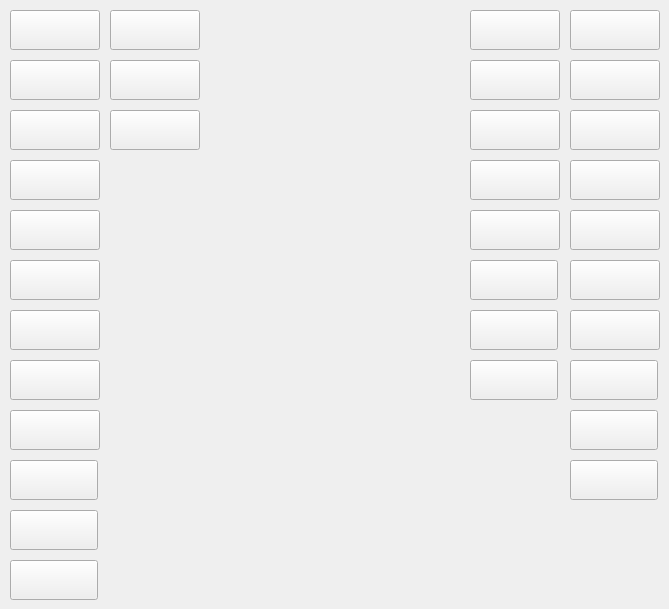
   <widget class="QWidget" name="tab_P_bis_Z">
    <attribute name="title">
     <string>Websides von P bis Z</string>
    </attribute>
    <widget class="QPushButton" name="Btn_Straplezz">
     <property name="geometry">
      <rect>
       <x>470</x>
       <y>60</y>
       <width>90</width>
       <height>40</height>
      </rect>
     </property>
     <property name="whatsThis">
      <string>Straplezz</string>
     </property>
     <property name="text">
      <string/>
     </property>
     <property name="iconSize">
      <size>
       <width>90</width>
       <height>40</height>
      </size>
     </property>
    </widget>
    <widget class="QPushButton" name="Btn_TeamSkeet">
     <property name="geometry">
      <rect>
       <x>570</x>
       <y>60</y>
       <width>90</width>
       <height>40</height>
      </rect>
     </property>
     <property name="font">
      <font>
       <pointsize>18</pointsize>
      </font>
     </property>
     <property name="whatsThis">
      <string>TeamSkeet</string>
     </property>
     <property name="text">
      <string/>
     </property>
     <property name="iconSize">
      <size>
       <width>90</width>
       <height>40</height>
      </size>
     </property>
    </widget>
    <widget class="QPushButton" name="Btn_TMW">
     <property name="geometry">
      <rect>
       <x>570</x>
       <y>110</y>
       <width>90</width>
       <height>40</height>
      </rect>
     </property>
     <property name="font">
      <font>
       <pointsize>18</pointsize>
      </font>
     </property>
     <property name="whatsThis">
      <string>TMW</string>
     </property>
     <property name="text">
      <string/>
     </property>
     <property name="iconSize">
      <size>
       <width>90</width>
       <height>40</height>
      </size>
     </property>
    </widget>
    <widget class="QPushButton" name="Btn_ThatSitcomShow">
     <property name="geometry">
      <rect>
       <x>570</x>
       <y>10</y>
       <width>90</width>
       <height>40</height>
      </rect>
     </property>
     <property name="font">
      <font>
       <pointsize>18</pointsize>
      </font>
     </property>
     <property name="whatsThis">
      <string>ThatSitcomShow</string>
     </property>
     <property name="text">
      <string/>
     </property>
     <property name="iconSize">
      <size>
       <width>90</width>
       <height>40</height>
      </size>
     </property>
    </widget>
    <widget class="QPushButton" name="Btn_SweetSinners">
     <property name="geometry">
      <rect>
       <x>470</x>
       <y>110</y>
       <width>90</width>
       <height>40</height>
      </rect>
     </property>
     <property name="font">
      <font>
       <pointsize>18</pointsize>
      </font>
     </property>
     <property name="whatsThis">
      <string>SweetSinners</string>
     </property>
     <property name="text">
      <string/>
     </property>
     <property name="iconSize">
      <size>
       <width>90</width>
       <height>40</height>
      </size>
     </property>
    </widget>
    <widget class="QPushButton" name="Btn_StepSiblings">
     <property name="geometry">
      <rect>
       <x>470</x>
       <y>10</y>
       <width>90</width>
       <height>40</height>
      </rect>
     </property>
     <property name="font">
      <font>
       <pointsize>18</pointsize>
      </font>
     </property>
     <property name="whatsThis">
      <string>StepSiblings</string>
     </property>
     <property name="text">
      <string/>
     </property>
     <property name="iconSize">
      <size>
       <width>90</width>
       <height>40</height>
      </size>
     </property>
    </widget>
    <widget class="QPushButton" name="Btn_SeeHIMfuck">
     <property name="geometry">
      <rect>
       <x>470</x>
       <y>160</y>
       <width>90</width>
       <height>40</height>
      </rect>
     </property>
     <property name="font">
      <font>
       <pointsize>18</pointsize>
      </font>
     </property>
     <property name="toolTip">
      <string>SeeHIMfuck</string>
     </property>
     <property name="whatsThis">
      <string>SeeHIMFuck</string>
     </property>
     <property name="text">
      <string/>
     </property>
     <property name="iconSize">
      <size>
       <width>90</width>
       <height>40</height>
      </size>
     </property>
    </widget>
    <widget class="QPushButton" name="Btn_TheWhiteBoxxx">
     <property name="geometry">
      <rect>
       <x>570</x>
       <y>160</y>
       <width>90</width>
       <height>40</height>
      </rect>
     </property>
     <property name="font">
      <font>
       <pointsize>18</pointsize>
      </font>
     </property>
     <property name="whatsThis">
      <string>TheWhiteBoxxx</string>
     </property>
     <property name="text">
      <string/>
     </property>
     <property name="iconSize">
      <size>
       <width>90</width>
       <height>40</height>
      </size>
     </property>
    </widget>
    <widget class="QPushButton" name="Btn_PornBox">
     <property name="geometry">
      <rect>
       <x>10</x>
       <y>60</y>
       <width>90</width>
       <height>40</height>
      </rect>
     </property>
     <property name="font">
      <font>
       <pointsize>18</pointsize>
      </font>
     </property>
     <property name="toolTip">
      <string>PornBox</string>
     </property>
     <property name="whatsThis">
      <string>PornBox</string>
     </property>
     <property name="text">
      <string/>
     </property>
     <property name="icon">
      <iconset resource="../resource_collection_files/studios.qrc">
       <normaloff>:/studios/networkLegalPorno/PornBox/pornbox.png</normaloff>:/studios/networkLegalPorno/PornBox/pornbox.png</iconset>
     </property>
     <property name="iconSize">
      <size>
       <width>90</width>
       <height>40</height>
      </size>
     </property>
    </widget>
    <widget class="QPushButton" name="Btn_PureTaboo">
     <property name="geometry">
      <rect>
       <x>10</x>
       <y>210</y>
       <width>90</width>
       <height>40</height>
      </rect>
     </property>
     <property name="font">
      <font>
       <pointsize>18</pointsize>
      </font>
     </property>
     <property name="whatsThis">
      <string>PureTaboo</string>
     </property>
     <property name="text">
      <string/>
     </property>
     <property name="iconSize">
      <size>
       <width>90</width>
       <height>40</height>
      </size>
     </property>
    </widget>
    <widget class="QPushButton" name="Btn_RealityJunkies">
     <property name="geometry">
      <rect>
       <x>110</x>
       <y>10</y>
       <width>90</width>
       <height>40</height>
      </rect>
     </property>
     <property name="font">
      <font>
       <pointsize>18</pointsize>
      </font>
     </property>
     <property name="whatsThis">
      <string>RealityJunkies</string>
     </property>
     <property name="text">
      <string/>
     </property>
     <property name="iconSize">
      <size>
       <width>90</width>
       <height>40</height>
      </size>
     </property>
    </widget>
    <widget class="QPushButton" name="Btn_Private">
     <property name="geometry">
      <rect>
       <x>10</x>
       <y>10</y>
       <width>90</width>
       <height>40</height>
      </rect>
     </property>
     <property name="font">
      <font>
       <pointsize>18</pointsize>
      </font>
     </property>
     <property name="whatsThis">
      <string>Private</string>
     </property>
     <property name="text">
      <string/>
     </property>
     <property name="iconSize">
      <size>
       <width>90</width>
       <height>40</height>
      </size>
     </property>
    </widget>
    <widget class="QPushButton" name="Btn_PornWorld">
     <property name="geometry">
      <rect>
       <x>10</x>
       <y>110</y>
       <width>90</width>
       <height>40</height>
      </rect>
     </property>
     <property name="font">
      <font>
       <pointsize>18</pointsize>
      </font>
     </property>
     <property name="toolTip">
      <string>PornWorld</string>
     </property>
     <property name="statusTip">
      <string>PornWorld</string>
     </property>
     <property name="whatsThis">
      <string>PornWorld</string>
     </property>
     <property name="text">
      <string/>
     </property>
     <property name="icon">
      <iconset resource="../resource_collection_files/studios.qrc">
       <normaloff>:/studios/networkLegalPorno/PornWorld/pornworld.png</normaloff>:/studios/networkLegalPorno/PornWorld/pornworld.png</iconset>
     </property>
     <property name="iconSize">
      <size>
       <width>90</width>
       <height>40</height>
      </size>
     </property>
    </widget>
    <widget class="QPushButton" name="Btn_PerfectGonzo">
     <property name="geometry">
      <rect>
       <x>10</x>
       <y>160</y>
       <width>90</width>
       <height>40</height>
      </rect>
     </property>
     <property name="font">
      <font>
       <pointsize>18</pointsize>
      </font>
     </property>
     <property name="whatsThis">
      <string>PerfectGonzo</string>
     </property>
     <property name="text">
      <string/>
     </property>
     <property name="iconSize">
      <size>
       <width>90</width>
       <height>40</height>
      </size>
     </property>
    </widget>
    <widget class="QPushButton" name="Btn_RealityKings">
     <property name="geometry">
      <rect>
       <x>110</x>
       <y>110</y>
       <width>90</width>
       <height>40</height>
      </rect>
     </property>
     <property name="font">
      <font>
       <pointsize>18</pointsize>
      </font>
     </property>
     <property name="whatsThis">
      <string>RealityKings</string>
     </property>
     <property name="text">
      <string/>
     </property>
     <property name="iconSize">
      <size>
       <width>90</width>
       <height>40</height>
      </size>
     </property>
    </widget>
    <widget class="QPushButton" name="Btn_RoccoSiffredi">
     <property name="geometry">
      <rect>
       <x>110</x>
       <y>60</y>
       <width>90</width>
       <height>40</height>
      </rect>
     </property>
     <property name="font">
      <font>
       <pointsize>18</pointsize>
      </font>
     </property>
     <property name="whatsThis">
      <string>RccoSiffredi</string>
     </property>
     <property name="text">
      <string/>
     </property>
     <property name="icon">
      <iconset>
       <normaloff>:/studios/networkAdultTime/RoccoSiffredi/RoccoSiffredi_90x40.jpg</normaloff>:/studios/networkAdultTime/RoccoSiffredi/RoccoSiffredi_90x40.jpg</iconset>
     </property>
     <property name="iconSize">
      <size>
       <width>90</width>
       <height>40</height>
      </size>
     </property>
    </widget>
    <widget class="QPushButton" name="Btn_Tushy">
     <property name="geometry">
      <rect>
       <x>570</x>
       <y>210</y>
       <width>90</width>
       <height>40</height>
      </rect>
     </property>
     <property name="font">
      <font>
       <pointsize>18</pointsize>
      </font>
     </property>
     <property name="whatsThis">
      <string>Tushy</string>
     </property>
     <property name="text">
      <string/>
     </property>
     <property name="iconSize">
      <size>
       <width>90</width>
       <height>40</height>
      </size>
     </property>
    </widget>
    <widget class="QPushButton" name="Btn_TushyRAW">
     <property name="geometry">
      <rect>
       <x>570</x>
       <y>260</y>
       <width>90</width>
       <height>40</height>
      </rect>
     </property>
     <property name="font">
      <font>
       <pointsize>18</pointsize>
      </font>
     </property>
     <property name="whatsThis">
      <string>Tushyraw</string>
     </property>
     <property name="text">
      <string/>
     </property>
     <property name="iconSize">
      <size>
       <width>90</width>
       <height>40</height>
      </size>
     </property>
    </widget>
    <widget class="QPushButton" name="Btn_Tiny4K">
     <property name="geometry">
      <rect>
       <x>570</x>
       <y>310</y>
       <width>90</width>
       <height>40</height>
      </rect>
     </property>
     <property name="font">
      <font>
       <pointsize>18</pointsize>
      </font>
     </property>
     <property name="whatsThis">
      <string>Tiny4K</string>
     </property>
     <property name="text">
      <string/>
     </property>
     <property name="icon">
      <iconset>
       <normaloff>:/studios/networkPornPros/Tiny4K/Tiny4K_90x40.png</normaloff>:/studios/networkPornPros/Tiny4K/Tiny4K_90x40.png</iconset>
     </property>
     <property name="iconSize">
      <size>
       <width>90</width>
       <height>40</height>
      </size>
     </property>
    </widget>
    <widget class="QPushButton" name="Btn_PureMature">
     <property name="geometry">
      <rect>
       <x>10</x>
       <y>260</y>
       <width>90</width>
       <height>40</height>
      </rect>
     </property>
     <property name="font">
      <font>
       <pointsize>18</pointsize>
      </font>
     </property>
     <property name="toolTip">
      <string>PureMature</string>
     </property>
     <property name="whatsThis">
      <string>PureMature</string>
     </property>
     <property name="text">
      <string/>
     </property>
     <property name="icon">
      <iconset resource="../resource_collection_files/studios.qrc">
       <normaloff>:/studios/networkPornPros/PureMature/puremature.png</normaloff>:/studios/networkPornPros/PureMature/puremature.png</iconset>
     </property>
     <property name="iconSize">
      <size>
       <width>90</width>
       <height>40</height>
      </size>
     </property>
    </widget>
    <widget class="QPushButton" name="Btn_PassionHD">
     <property name="geometry">
      <rect>
       <x>10</x>
       <y>310</y>
       <width>90</width>
       <height>40</height>
      </rect>
     </property>
     <property name="font">
      <font>
       <pointsize>18</pointsize>
      </font>
     </property>
     <property name="toolTip">
      <string>PassionHD</string>
     </property>
     <property name="whatsThis">
      <string>PassionHD</string>
     </property>
     <property name="text">
      <string/>
     </property>
     <property name="icon">
      <iconset resource="../resource_collection_files/studios.qrc">
       <normaloff>:/studios/networkPornPros/PassionHD/passionh.png</normaloff>:/studios/networkPornPros/PassionHD/passionh.png</iconset>
     </property>
     <property name="iconSize">
      <size>
       <width>90</width>
       <height>40</height>
      </size>
     </property>
    </widget>
    <widget class="QPushButton" name="Btn_SpyFam">
     <property name="geometry">
      <rect>
       <x>470</x>
       <y>210</y>
       <width>90</width>
       <height>40</height>
      </rect>
     </property>
     <property name="font">
      <font>
       <pointsize>18</pointsize>
      </font>
     </property>
     <property name="toolTip">
      <string>SpyFam</string>
     </property>
     <property name="whatsThis">
      <string>SpyFam</string>
     </property>
     <property name="text">
      <string/>
     </property>
     <property name="icon">
      <iconset resource="../resource_collection_files/studios.qrc">
       <normaloff>:/studios/networkPornPros/SpyFam/spyfam.png</normaloff>:/studios/networkPornPros/SpyFam/spyfam.png</iconset>
     </property>
     <property name="iconSize">
      <size>
       <width>90</width>
       <height>40</height>
      </size>
     </property>
    </widget>
    <widget class="QPushButton" name="Btn_PornPros">
     <property name="geometry">
      <rect>
       <x>10</x>
       <y>360</y>
       <width>90</width>
       <height>40</height>
      </rect>
     </property>
     <property name="font">
      <font>
       <pointsize>18</pointsize>
      </font>
     </property>
     <property name="toolTip">
      <string>PornPros</string>
     </property>
     <property name="whatsThis">
      <string>PornPros</string>
     </property>
     <property name="text">
      <string/>
     </property>
     <property name="icon">
      <iconset resource="../resource_collection_files/studios.qrc">
       <normaloff>:/studios/networkPornPros/PornPros/pornpros.png</normaloff>:/studios/networkPornPros/PornPros/pornpros.png</iconset>
     </property>
     <property name="iconSize">
      <size>
       <width>90</width>
       <height>40</height>
      </size>
     </property>
    </widget>
    <widget class="QPushButton" name="Btn_POVD">
     <property name="geometry">
      <rect>
       <x>10</x>
       <y>410</y>
       <width>90</width>
       <height>40</height>
      </rect>
     </property>
     <property name="font">
      <font>
       <pointsize>18</pointsize>
      </font>
     </property>
     <property name="toolTip">
      <string>POVD</string>
     </property>
     <property name="whatsThis">
      <string>POVD</string>
     </property>
     <property name="text">
      <string/>
     </property>
     <property name="icon">
      <iconset resource="../resource_collection_files/studios.qrc">
       <normaloff>:/studios/networkPornPros/POVD/povd.png</normaloff>:/studios/networkPornPros/POVD/povd.png</iconset>
     </property>
     <property name="iconSize">
      <size>
       <width>90</width>
       <height>40</height>
      </size>
     </property>
    </widget>
    <widget class="QPushButton" name="Btn_TeacherFucksTeens">
     <property name="geometry">
      <rect>
       <x>570</x>
       <y>460</y>
       <width>88</width>
       <height>40</height>
      </rect>
     </property>
     <property name="font">
      <font>
       <pointsize>18</pointsize>
      </font>
     </property>
     <property name="whatsThis">
      <string>TeacherFucksTeens</string>
     </property>
     <property name="text">
      <string/>
     </property>
     <property name="iconSize">
      <size>
       <width>90</width>
       <height>40</height>
      </size>
     </property>
    </widget>
    <widget class="QPushButton" name="Btn_MomsTeachSex">
     <property name="geometry">
      <rect>
       <x>470</x>
       <y>260</y>
       <width>88</width>
       <height>40</height>
      </rect>
     </property>
     <property name="font">
      <font>
       <pointsize>18</pointsize>
      </font>
     </property>
     <property name="whatsThis">
      <string>MomsTeachSex</string>
     </property>
     <property name="text">
      <string/>
     </property>
     <property name="iconSize">
      <size>
       <width>90</width>
       <height>40</height>
      </size>
     </property>
    </widget>
    <widget class="QPushButton" name="Btn_StepSiblingsCaught">
     <property name="geometry">
      <rect>
       <x>470</x>
       <y>310</y>
       <width>88</width>
       <height>40</height>
      </rect>
     </property>
     <property name="font">
      <font>
       <pointsize>18</pointsize>
      </font>
     </property>
     <property name="whatsThis">
      <string>StepSiblingsCaught</string>
     </property>
     <property name="text">
      <string/>
     </property>
     <property name="iconSize">
      <size>
       <width>90</width>
       <height>40</height>
      </size>
     </property>
    </widget>
    <widget class="QPushButton" name="Btn_PrincessCUM">
     <property name="geometry">
      <rect>
       <x>10</x>
       <y>510</y>
       <width>88</width>
       <height>40</height>
      </rect>
     </property>
     <property name="font">
      <font>
       <pointsize>18</pointsize>
      </font>
     </property>
     <property name="whatsThis">
      <string>PrincessCUM</string>
     </property>
     <property name="text">
      <string/>
     </property>
     <property name="iconSize">
      <size>
       <width>90</width>
       <height>40</height>
      </size>
     </property>
    </widget>
    <widget class="QPushButton" name="Btn_PetiteHDPorn">
     <property name="geometry">
      <rect>
       <x>10</x>
       <y>460</y>
       <width>88</width>
       <height>40</height>
      </rect>
     </property>
     <property name="font">
      <font>
       <pointsize>18</pointsize>
      </font>
     </property>
     <property name="whatsThis">
      <string>PetiteHDPorn</string>
     </property>
     <property name="text">
      <string/>
     </property>
     <property name="iconSize">
      <size>
       <width>90</width>
       <height>40</height>
      </size>
     </property>
    </widget>
    <widget class="QPushButton" name="Btn_myFamilyPies">
     <property name="geometry">
      <rect>
       <x>470</x>
       <y>360</y>
       <width>88</width>
       <height>40</height>
      </rect>
     </property>
     <property name="font">
      <font>
       <pointsize>18</pointsize>
      </font>
     </property>
     <property name="whatsThis">
      <string>myFamilyPies</string>
     </property>
     <property name="text">
      <string/>
     </property>
     <property name="iconSize">
      <size>
       <width>90</width>
       <height>40</height>
      </size>
     </property>
    </widget>
    <widget class="QPushButton" name="Btn_NubilesPorn">
     <property name="geometry">
      <rect>
       <x>570</x>
       <y>410</y>
       <width>88</width>
       <height>40</height>
      </rect>
     </property>
     <property name="font">
      <font>
       <pointsize>18</pointsize>
      </font>
     </property>
     <property name="whatsThis">
      <string>NubilesPorn</string>
     </property>
     <property name="text">
      <string/>
     </property>
     <property name="iconSize">
      <size>
       <width>90</width>
       <height>40</height>
      </size>
     </property>
    </widget>
    <widget class="QPushButton" name="Btn_NubilesFilms">
     <property name="geometry">
      <rect>
       <x>570</x>
       <y>360</y>
       <width>88</width>
       <height>40</height>
      </rect>
     </property>
     <property name="font">
      <font>
       <pointsize>18</pointsize>
      </font>
     </property>
     <property name="whatsThis">
      <string>NubilesFilms</string>
     </property>
     <property name="text">
      <string/>
     </property>
     <property name="iconSize">
      <size>
       <width>90</width>
       <height>40</height>
      </size>
     </property>
    </widget>
    <widget class="QPushButton" name="Btn_PublicSexAdventures">
     <property name="geometry">
      <rect>
       <x>10</x>
       <y>560</y>
       <width>88</width>
       <height>40</height>
      </rect>
     </property>
     <property name="font">
      <font>
       <pointsize>18</pointsize>
      </font>
     </property>
     <property name="toolTip">
      <string>Public Sex Adventures</string>
     </property>
     <property name="whatsThis">
      <string>PublicSexAdventures</string>
     </property>
     <property name="text">
      <string/>
     </property>
     <property name="icon">
      <iconset resource="../resource_collection_files/studios.qrc">
       <normaloff>:/studios/networkWTFPass/Public Sex Adventures/Public Sex Adventures.png</normaloff>:/studios/networkWTFPass/Public Sex Adventures/Public Sex Adventures.png</iconset>
     </property>
     <property name="iconSize">
      <size>
       <width>90</width>
       <height>40</height>
      </size>
     </property>
    </widget>
   </widget>
